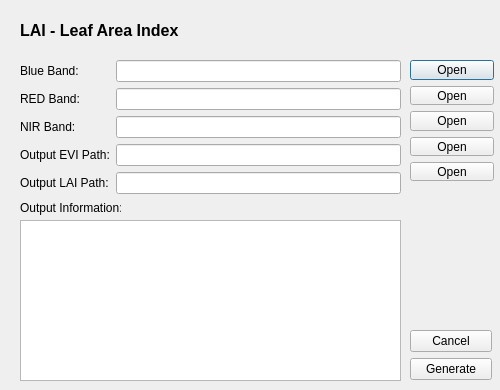
<?xml version="1.0" encoding="UTF-8"?>
<ui version="4.0">
 <class>Lai</class>
 <widget class="QDialog" name="Lai">
  <property name="geometry">
   <rect>
    <x>0</x>
    <y>0</y>
    <width>500</width>
    <height>390</height>
   </rect>
  </property>
  <property name="windowTitle">
   <string>Dialog</string>
  </property>
  <widget class="QWidget" name="layoutWidget_4">
   <property name="geometry">
    <rect>
     <x>410</x>
     <y>60</y>
     <width>84</width>
     <height>121</height>
    </rect>
   </property>
   <layout class="QHBoxLayout" name="horizontalLayout">
    <item>
     <layout class="QVBoxLayout" name="verticalLayout_3">
      <item>
       <widget class="QPushButton" name="laiBLUE_btn">
        <property name="text">
         <string>Open</string>
        </property>
       </widget>
      </item>
      <item>
       <widget class="QPushButton" name="laiRED_btn">
        <property name="text">
         <string>Open</string>
        </property>
       </widget>
      </item>
      <item>
       <widget class="QPushButton" name="laiNIR_btn">
        <property name="text">
         <string>Open</string>
        </property>
       </widget>
      </item>
      <item>
       <widget class="QPushButton" name="eviOut_btn">
        <property name="text">
         <string>Open</string>
        </property>
       </widget>
      </item>
      <item>
       <widget class="QPushButton" name="laiOut_btn">
        <property name="text">
         <string>Open</string>
        </property>
       </widget>
      </item>
     </layout>
    </item>
   </layout>
  </widget>
  <widget class="QLabel" name="label_4">
   <property name="geometry">
    <rect>
     <x>20</x>
     <y>10</y>
     <width>411</width>
     <height>41</height>
    </rect>
   </property>
   <property name="font">
    <font>
     <pointsize>12</pointsize>
     <weight>75</weight>
     <bold>true</bold>
    </font>
   </property>
   <property name="text">
    <string>LAI - Leaf Area Index</string>
   </property>
  </widget>
  <widget class="QWidget" name="layoutWidget_2">
   <property name="geometry">
    <rect>
     <x>410</x>
     <y>330</y>
     <width>82</width>
     <height>50</height>
    </rect>
   </property>
   <layout class="QVBoxLayout" name="verticalLayout_4">
    <item>
     <widget class="QPushButton" name="cancel_btn">
      <property name="text">
       <string>Cancel</string>
      </property>
     </widget>
    </item>
    <item>
     <widget class="QPushButton" name="lai_btn">
      <property name="text">
       <string>Generate</string>
      </property>
     </widget>
    </item>
   </layout>
  </widget>
  <widget class="QWidget" name="layoutWidget">
   <property name="geometry">
    <rect>
     <x>20</x>
     <y>60</y>
     <width>381</width>
     <height>138</height>
    </rect>
   </property>
   <layout class="QFormLayout" name="formLayout">
    <item row="0" column="0">
     <layout class="QVBoxLayout" name="verticalLayout">
      <item>
       <widget class="QLabel" name="label_6">
        <property name="text">
         <string>Blue Band:</string>
        </property>
       </widget>
      </item>
      <item>
       <widget class="QLabel" name="label_2">
        <property name="text">
         <string>RED Band:</string>
        </property>
       </widget>
      </item>
      <item>
       <widget class="QLabel" name="label">
        <property name="text">
         <string>NIR Band:</string>
        </property>
       </widget>
      </item>
      <item>
       <widget class="QLabel" name="label_7">
        <property name="text">
         <string>Output EVI Path:</string>
        </property>
       </widget>
      </item>
      <item>
       <widget class="QLabel" name="label_3">
        <property name="text">
         <string>Output LAI Path:</string>
        </property>
       </widget>
      </item>
     </layout>
    </item>
    <item row="0" column="1">
     <layout class="QVBoxLayout" name="verticalLayout_2">
      <item>
       <widget class="QLineEdit" name="laiBLUE_txt"/>
      </item>
      <item>
       <widget class="QLineEdit" name="laiRED_txt"/>
      </item>
      <item>
       <widget class="QLineEdit" name="laiNIR_txt"/>
      </item>
      <item>
       <widget class="QLineEdit" name="eviOut_txt"/>
      </item>
      <item>
       <widget class="QLineEdit" name="laiOut_txt"/>
      </item>
     </layout>
    </item>
   </layout>
  </widget>
  <widget class="QTextBrowser" name="textBrowser">
   <property name="geometry">
    <rect>
     <x>20</x>
     <y>220</y>
     <width>381</width>
     <height>161</height>
    </rect>
   </property>
  </widget>
  <widget class="QLabel" name="label_5">
   <property name="geometry">
    <rect>
     <x>20</x>
     <y>200</y>
     <width>101</width>
     <height>16</height>
    </rect>
   </property>
   <property name="text">
    <string>Output Information:</string>
   </property>
  </widget>
 </widget>
 <resources/>
 <connections/>
</ui>
